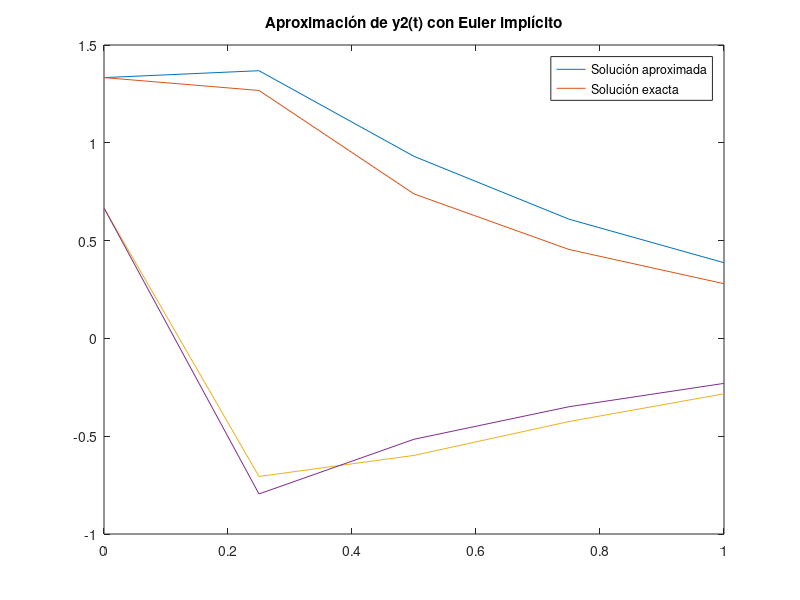

Write the MATLAB code that produced this figure.

%Backward Euler
N= 2;
y = @(t,y) [9*y(1)+24*y(2)+5*cos(t)-1/3*sin(t); -24*y(1)-51*y(2)-9*cos(t)+1/3*sin(t)];
yexact = @(t) [2*exp(-3*t)-exp(-39*t)+1/3*cos(t); -exp(-3*t)+2*exp(-39*t)-1/3*cos(t)];
y1exact =  @(t) 2*exp(-3*t)-exp(-39*t)+1/3*cos(t)
y2exact = @(t) -exp(-3*t)+2*exp(-39*t)-1/3*cos(t);

a = 0;
b = 1;
y10 = 4/3;
y20 = 2/3;
y0 = [y10; y20];
hf = @(j) 2.^(-j);
h = hf(2);

T = (a:h:b)';
n = size(T,1);
Y=zeros(n,N);
Y(1,:)=y0;

for j=1:n-1
    back = @(w) w - h*y(T(j+1),w)' - Y(j,:);
    B = fsolve(back,Y(j,:));
    Y(j+1,:) = B';
end

Y1exact = y1exact(T);
Y2exact = y2exact(T)

Yexact = [Y1exact Y2exact];


plot(T', Y(:,1))
hold on
plot(T', Y1exact)
legend('Solución aproximada','Solución exacta')
title("Aproximación de y1(t) con Euler implícito" )


plot(T', Y(:,2))
hold on
plot(T', Y2exact)
legend('Solución aproximada','Solución exacta')
title("Aproximación de y2(t) con Euler implícito" )